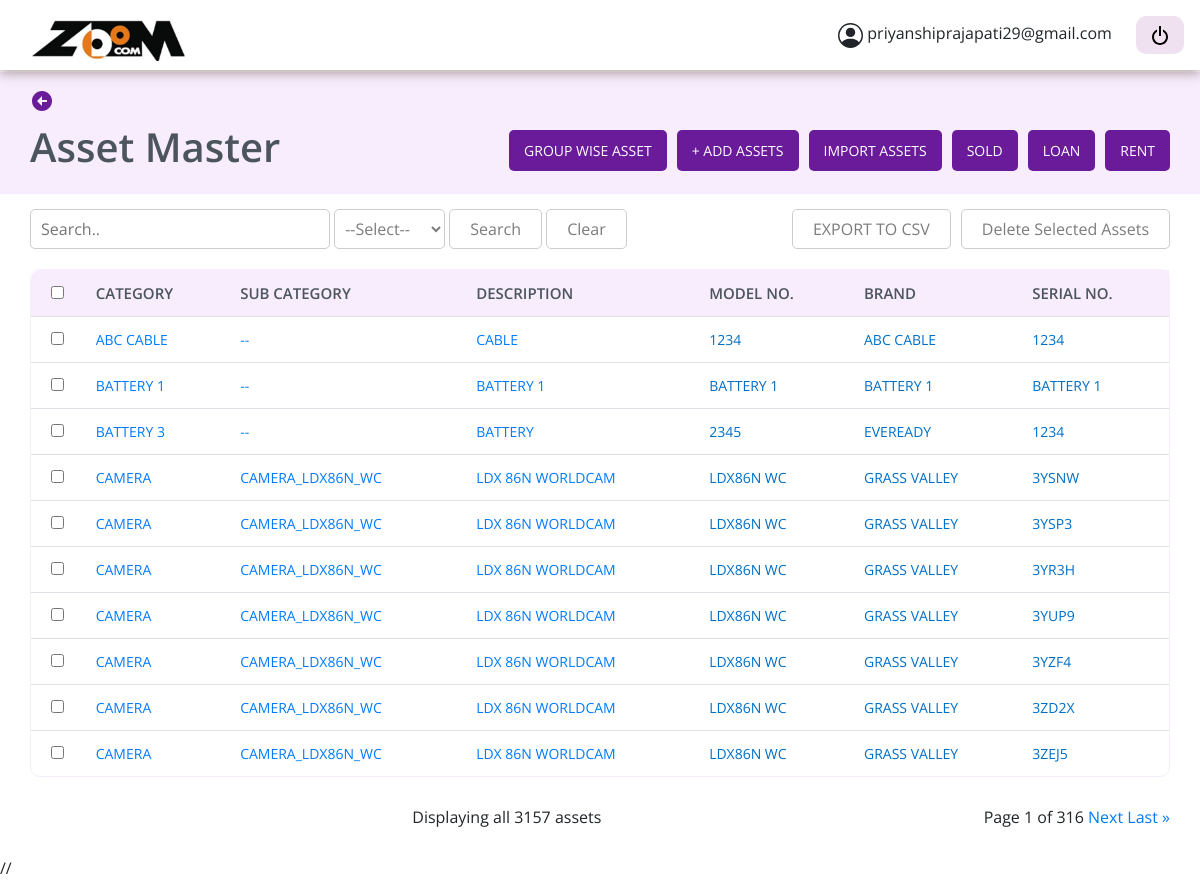
Screenshot of /asset-list/ (signed in) with the database file from the repository.
### asset_master/models.py (models this page shows)
class CustomUser(AbstractBaseUser, PermissionsMixin):
    username = None
    email = models.EmailField(unique=True, db_index=True, max_length=200)
    password = models.CharField(max_length=30)
    is_staff = models.BooleanField(default=False)
    is_superuser = models.BooleanField(default=False)
    is_active = models.BooleanField(default=True)
    objects = CustomUserManager()
    USERNAME_FIELD = 'email'
    REQUIRED_FIELDS = ['password']

class AssetMaster(models.Model):
    class RepairType(models.IntegerChoices):
            DEFAULT_TYPE = 10
            EXTERNAL_REPAIR = 20,
            INTERNAL_REPAIR = 30,
    class RelationshipType(models.IntegerChoices):
        PARENT = 101
        CHILD = 102
    area = models.CharField(max_length=100, null=True, blank=True)
    fc_no = models.CharField(max_length=100, null=True, blank=True)
    category = models.CharField(max_length=100, null=True, blank=True)
    sub_category = models.CharField(max_length=100, null=True, blank=True)
    description = models.CharField(max_length=100, null=True, blank=True)
    brand = models.CharField(max_length=100, null=True, blank=True)
    model_no = models.CharField(max_length=100, null=True, blank=True)
    serial_no = models.CharField(max_length=100, null=True, blank=True)
    sku = models.CharField(max_length=100, null=True, blank=True)
    asset_tag = models.CharField(max_length=100, null=True, blank=True)
    status = models.CharField(max_length=100, null=True, blank=True)
    age = models.CharField(null=True, blank=True, max_length=100)
    box_number = models.CharField(max_length=100, null=True, blank=True, default="")
    last_service_date = models.DateField(null=True, blank=True, default=None)
    upcoming_service_date = models.DateField(null=True, blank=True, default=None)
    length = models.CharField(max_length=100, null=True, blank=True)
    breadth = models.CharField(max_length=100, null=True, blank=True)
    height = models.CharField(max_length=100, null=True, blank=True)
    width = models.CharField(max_length=100, null=True, blank=True)
    warranty_period = models.CharField(max_length=100, null=True, blank=True)
    under_amc = models.BooleanField(default=False)
    amc_date = models.DateField(null=True, blank=True, auto_now=False, auto_now_add=False)
    storage_warehouse_number = models.CharField(max_length=100, null=True, blank=True)
    availability = models.BooleanField(default=False)
    outward_date = models.DateField(null=True, blank=True, auto_now=False, auto_now_add=False)
    outward_remarks = models.CharField(max_length=100, null=True, blank=True)
    inward_date = models.DateField(null=True, blank=True, auto_now=False, auto_now_add=False)
    inward_remarks = models.CharField(max_length=100, null=True, blank=True)
    vendor = models.CharField(max_length=100, null=True, blank=True)
    purchased_on = models.DateField(null=True, blank=True, auto_now=False, auto_now_add=False)
    cost_price = models.CharField(max_length=100, null=True, blank=True)
    tax_rate = models.CharField(max_length=100, null=True, blank=True)
    depricated_value = models.CharField(max_length=100, null=True, blank=True)
    created_on = models.DateField(null=True, blank=True, auto_now=False, auto_now_add=False)
    rented_asset = models.BooleanField(default=False)
    rental_pricing = models.CharField(max_length=100, null=True, blank=True)
    rent_collected = models.CharField(max_length=100, null=True, blank=True)
    available_for_sale = models.CharField(max_length=100, null=True, blank=True)
    asset_utilization = models.CharField(max_length=100, null=True, blank=True)
    asset_status = models.CharField(max_length=100, null=True, blank=True, default="available")
    repair_type = models.IntegerField(choices=RepairType.choices, default=RepairType.DEFAULT_TYPE)
    sold_asset = models.BooleanField(default=False)
    loaned_asset = models.BooleanField(default=False)
    loan_period = models.CharField(max_length=100, null=True, blank=True)
    add_to_order = models.BooleanField(default=False)
    confirm_order = models.BooleanField(default=False)
    owner = models.CharField(max_length=100, null=True, blank=True, default='Zoom Communication')
    mapping = models.CharField(max_length=100, null=True, blank=True)
    relation = models.IntegerField(choices=RelationshipType.choices, default=RelationshipType.PARENT)
    image = models.ImageField(upload_to="media/", default=None, null=True, blank=True)

### asset_master/views.py (the view)
# urls.py: path('asset-list/', AssetListView.as_view(), name='asset_list'),
class AssetListView(ListAPIView, LoginRequiredMixin):
    login_url = "/login/"
    queryset = AssetMaster.objects.all()
    pagination_class = AssetMasterPagination
    template_name = 'assest_list.html'
    serializer_class = AssetMasterSerializer
    filter_backends = [filters.OrderingFilter]
    authentication_classes = [BasicAuthentication, SessionAuthentication]
    permission_classes = [IsAuthenticated]
    ordering = ["-id"]
    def get_queryset(self, request):
        query = None
        filter_type = None
        if self.request.GET.get('q') is not None:
            query = self.request.GET.get('q').strip()
        if self.request.GET.get('filter_type') is not None:
            filter_type = self.request.GET.get('filter_type').strip()
        request.session['filter_type'] = filter_type
        request.session['query'] = query
        if query and not filter_type:
            return AssetMaster.objects.filter(
                Q(brand__icontains=query) |
                Q(category__icontains=query) |
                Q(model_no__icontains=query) |
                Q(serial_no__icontains=query) |
                Q(description__icontains=query),
                sold_asset=False,
                rented_asset=False,
                loaned_asset=False,
            )
        elif query and filter_type=='category':
            return AssetMaster.objects.filter(category__icontains=query, sold_asset=False, rented_asset=False,
                loaned_asset=False)
        elif query and filter_type=='model_no':
            return AssetMaster.objects.filter(model_no__icontains=query, sold_asset=False, rented_asset=False,
                loaned_asset=False)
        elif query and filter_type=='brand':
            return AssetMaster.objects.filter(brand__icontains=query, sold_asset=False, rented_asset=False,
                loaned_asset=False)
        else:
            return AssetMaster.objects.filter(
                                              sold_asset=False,
                                              rented_asset=False,
                                              loaned_asset=False,
                                              )
    def get(self, request, *args, **kwargs):
        queryset = self.get_queryset(request).order_by('category').filter()
        queryset_length = len(queryset)
        query_params_q = None
        query_params_filter_value = None
        if request.query_params.get('q') is not None:
            query_params_q = request.query_params.get('q').strip()
        if self.request.GET.get('filter_type') is not None:
            query_params_filter_value = self.request.GET.get('filter_type').strip()
        page = self.paginate_queryset(queryset)
        serializer = self.get_serializer(page, many=True)
        return self.get_paginated_response(serializer.data,
                    queryset_length, query_params_q, query_params_filter_value, request)
    def get_paginated_response(self, data, queryset_length, query_params_q, query_params_filter_value, request):
        ctx = {}
        ctx = { "query_params_q": query_params_q, "query_params_filter_value": query_params_filter_value}
        paginated_assets = self.paginator.page if hasattr(self, 'paginator') else None
        return render(
            self.request,
            self.template_name,
            {'assets': paginated_assets, 'queryset_length': queryset_length, **ctx}  # Merge assets and context data
        )

### asset_master/templates/assest_list.html (shortened to what this page needs)
{% load static%}
{% include 'base_dashboard.html' %}
{% block content %}
<link rel="stylesheet" href="//cdn.jsdelivr.net/npm/alertifyjs@1.13.1/build/css/alertify.min.css" />
<link rel="stylesheet" href="//cdn.jsdelivr.net/npm/alertifyjs@1.13.1/build/css/themes/default.min.css" />
<section class="assetdetail">
    <button onclick="homePage()" style="border: none; margin-bottom: 10px; background-color: transparent;"><svg
            xmlns="http://www.w3.org/2000/svg" width="24" height="24" viewBox="0 0 24 24"
            style="fill: #6A1B9A;/*transform: ;msFilter:;">
            <path d="M12 2C6.486 2 2 6.486 2 12s4.486 10 10 10 10-4.486 10-10S17.514 2 12 2zm5 11h-5v4l-5-5 5-5v4h5v2z">
            </path>
        </svg></button>
    <div class="assetheaderbuttones">
        <h1>Asset Master</h1>
        <div class="pinkbox">
            <button type="button" class="btn btn-secondary" data-bs-toggle="tooltip" data-bs-placement="bottom"
                data-bs-title="Analytics of Assets.">
                <a href="/group-wise-asset-list/" style="color: #fff; text-decoration: none;">Group wise asset</a>
            </button>
            <button type="button" class="btn btn-secondary" data-bs-toggle="tooltip" data-bs-placement="bottom"
                data-bs-title="Add a new individual asset."><a href="/asset-form/"
                    style="color: #fff; text-decoration: none;">+ Add Assets</a> </button>
            <button type="button" class="btn btn-secondary" data-bs-toggle="tooltip" data-bs-placement="bottom"
                data-bs-title="Add assets in bulk from CSV file." id="uploadButton"
                onclick="document.getElementById('fileInput').click()">Import Assets</button>
            <a href="/sold-list/"><button type="button" class="btn btn-secondary" data-bs-toggle="tooltip"
                    data-bs-placement="bottom" data-bs-title="Details of Sold assets.">Sold</button></a>
            <a href="/loan-list/"><button type="button" class="btn btn-secondary" data-bs-toggle="tooltip"
                    data-bs-placement="bottom" data-bs-title="Assets on loan from Vendor.">Loan</button></a>
            <a href="/rent-list/"><button type="button" class="btn btn-secondary" data-bs-toggle="tooltip"
                    data-bs-placement="bottom" data-bs-title="Assets on rent from Vendor.">Rent</button></a>
        </div>
    </div>
</section>
<section class="assest-container-table">
    <div class="asset-tablebtn">
        <div class="searchiconbtn">
            <form method="GET">
                <input name="q" id="search_field" type="text" placeholder="Search.."
                    value="{% if query_params_q %} {{query_params_q}} {% endif %}"
                    style="padding-left: 10px; border-radius: 5px;">
                 <select class='select-button' id="dropdown" name="filter_type">
                    <option disabled {% if query_params_filter_value == '' or query_params_filter_value is None %}
                        selected {% endif %} value='none'>--Select--</option>
                </select>
                <button type='submit'>Search</button>
                <span><button onclick="clearSearch(event, 'search_field', 'dropdown', 'secondDropdown')">Clear</button></span>
            </form>
        </div>
        <div class="pinkbox">
            <button id="exportButton">
                EXPORT TO CSV
            </button>
            <form method="post" action="{% url 'asset_delete' %}">
                <button type="submit">Delete Selected Assets</button>
        </div>
    </div>
    <table class="table">
        <thead>
            <tr>
                <th class="checkbox-column" style="border-radius: 10px 0 0 0;"><input type="checkbox"
                        id="masterCheckbox" onclick="selectAllCheckboxes(this)"></th>
                <th>Category</th>
                <th>Sub Category</th>
                <th>Description</th>
                <th>Model No.</th>
                <th>brand</th>
                <th>serial no.</th>
            </tr>
        </thead>
        <tbody>
            {% for asset in assets %}
            <tr>
                <td class="checkbox-column" id="tableData">
                    <input type="checkbox" name="id" value="{{ asset.id }}">
                </td>
                <td class="tbname"><a href="/asset-detail/{{asset.id}}/">{% if asset.category %} {{asset.category}}
                    {% elif asset.category == 'nan' %} -- {% else %} -- {% endif %}</a></td>
                <td class="tbname"><a href="/asset-detail/{{asset.id}}/">{% if asset.sub_category %} {{asset.sub_category}}
                    {% elif asset.sub_category == 'nan' %} -- {% else %} -- {% endif %}</a></td>
                <td class="tbname"><a href="/asset-detail/{{asset.id}}/">{% if asset.description %}
                        {{asset.description}} {% elif asset.description == 'nan' %} -- {% else %} -- {% endif %}</a>
                </td>
                <td class="tbname">{% if asset.model_no %} {{asset.model_no}} {% else %} -- {% endif %}</td>
                <td class="tbname">{{asset.brand}}</td>
                <td class="tbname">{{asset.serial_no}}</td>
            </tr>
            {% endfor %}
        </tbody>
    </table>
    <div class="pagidis">
        <div class="card text-center" style="border: none;">
            <div class="card-footer text-body-secondary" style="background-color: #fff; border: none;">
                Displaying all {{queryset_length}} assets
            </div>
        </div>
        <div class="pagination">
            <span class="step-links">
                <span class="current">
                    Page {{ assets.number }} of {{ assets.paginator.num_pages }}
                </span>
                {% if assets.has_next %}
                <a href="{% if query_params_q and query_params_filter_value %}?q={{query_params_q}}&filter_type={{query_params_filter_value}}&page={{ assets.next_page_number }}
                {% elif query_params_q %}?q={{query_params_q}}&page={{ assets.next_page_number }}
                {% else %}?page={{ assets.next_page_number }}{% endif %}">Next</a>
                <a href="{% if query_params_q %}?q={{query_params_q}}&filter_type={{query_params_filter_value}}&page={{ assets.paginator.num_pages }}
                {% elif query_params_q %}?q={{query_params_q}}&page={{ assets.paginator.num_pages }}
                {% else %}?page={{ assets.paginator.num_pages }}{% endif %}">Last &raquo;</a>
                {% endif %}
            </span>
        </div>
    </div>
</section>
//
<link href="https://cdnjs.cloudflare.com/ajax/libs/select2/4.0.13/css/select2.min.css" rel="stylesheet" />
{% endblock content %}

### asset_master/templates/header.html (shortened to what this page needs)
{% load static %}
<nav class="navbar" style="    box-shadow: 0px 4px 10px 0px rgba(116, 89, 89, 0.5);height: 70px; position: fixed; top: 0; width: 100%; background-color: #fff; z-index: 9;">
    <a href="{% url 'home' %}"><img src="{% static 'images/zoom logo.png'%} " class='img-fluid'  alt="" style="width: 185px;"></a>
            <div class="profile-details">
                <span class="admin_name" style="    font-family: 'Open Sans', sans-serif;padding-right: 20px;">{{request.user.email}}</span>
                <a href="/logout/" type="post" class="btn btn-info" style="background-color: #EDED; border: none; border-radius:10px;" ><img/></a>
            </div>
            </nav>

### rows the page displays
CustomUser: user.email "priyanshiprajapati29@gmail.com"
AssetMaster: category "ABC CABLE", description "CABLE", model_no "1234", brand "ABC CABLE", serial_no "1234"
AssetMaster: category "BATTERY 1", description "BATTERY 1", model_no "BATTERY 1", brand "BATTERY 1", serial_no "BATTERY 1"
AssetMaster: category "BATTERY 3", description "BATTERY", model_no "2345", brand "EVEREADY", serial_no "1234"
AssetMaster: category "CAMERA", sub_category "CAMERA_LDX86N_WC", description "LDX 86N WORLDCAM", model_no "LDX86N WC", brand "GRASS VALLEY", serial_no "3YSNW"
AssetMaster: category "CAMERA", sub_category "CAMERA_LDX86N_WC", description "LDX 86N WORLDCAM", model_no "LDX86N WC", brand "GRASS VALLEY", serial_no "3YSP3"
AssetMaster: category "CAMERA", sub_category "CAMERA_LDX86N_WC", description "LDX 86N WORLDCAM", model_no "LDX86N WC", brand "GRASS VALLEY", serial_no "3YR3H"
AssetMaster: category "CAMERA", sub_category "CAMERA_LDX86N_WC", description "LDX 86N WORLDCAM", model_no "LDX86N WC", brand "GRASS VALLEY", serial_no "3YUP9"
AssetMaster: category "CAMERA", sub_category "CAMERA_LDX86N_WC", description "LDX 86N WORLDCAM", model_no "LDX86N WC", brand "GRASS VALLEY", serial_no "3YZF4"
AssetMaster: category "CAMERA", sub_category "CAMERA_LDX86N_WC", description "LDX 86N WORLDCAM", model_no "LDX86N WC", brand "GRASS VALLEY", serial_no "3ZD2X"
AssetMaster: category "CAMERA", sub_category "CAMERA_LDX86N_WC", description "LDX 86N WORLDCAM", model_no "LDX86N WC", brand "GRASS VALLEY", serial_no "3ZEJ5"

### other values shown
{{ queryset_length }} "3157"
{{ assets.number }} "1"
{{ assets.paginator.num_pages }} "316"
